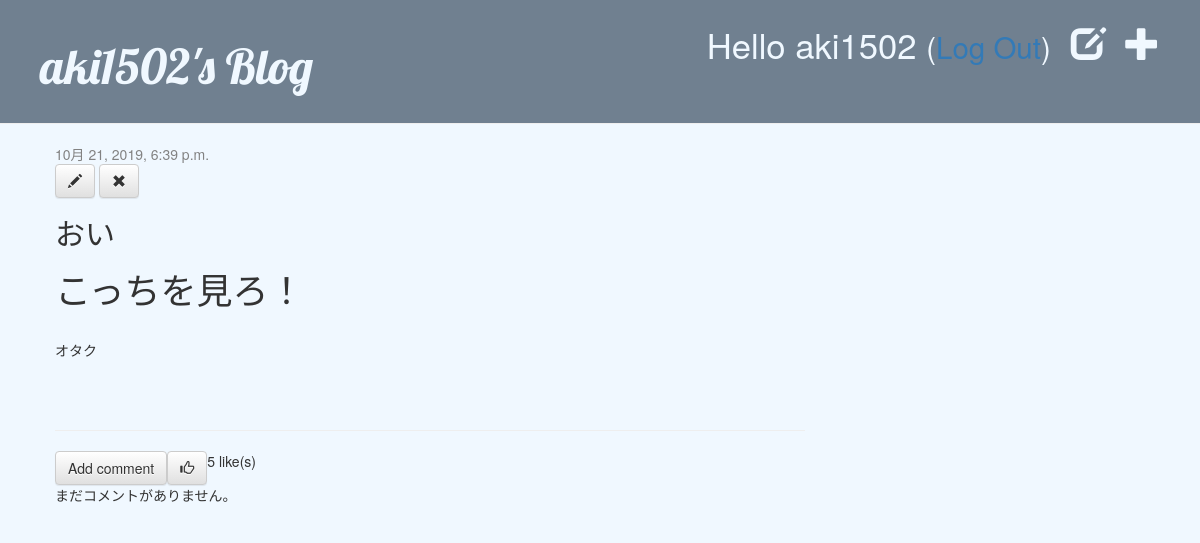
Page /post/7/ (signed in) on the committed database.
### blog/models.py (models this page shows, shortened)
class Post(models.Model):
    if False:
        comments = None
    author = models.ForeignKey(settings.AUTH_USER_MODEL, on_delete=models.CASCADE)
    title = models.CharField(max_length=200)
    text = models.TextField()
    created_date = models.DateTimeField(default=timezone.now)
    published_date = models.DateTimeField(blank=True, null=True)
    number_of_like = models.PositiveIntegerField(default=0)

### blog/views.py (the view)
# urls.py: path("post/<int:pk>/", views.post_detail, name="post_detail"),
def post_detail(request, pk):
    post = get_object_or_404(Post, pk=pk)
    return render(request, "blog/post_detail.html", {"post": post})

### blog/templates/blog/post_detail.html
{% extends 'blog/base.html' %}
{% block content %}
    <div class="post">
        {% if post.published_date %}
            <div class="date">
                {{ post.published_date }}
            </div>
        {% else %}
            <a class="btn btn-default" href="{% url 'post_publish' pk=post.pk %}">Publish</a>
        {% endif %}
        {% if user.is_authenticated %}
            <a class="btn btn-default" href="{% url 'post_edit' pk=post.pk %}"><span class="glyphicon glyphicon-pencil"></span></a>
            <a class="btn btn-default" href="{% url 'post_remove' pk=post.pk %}"><span class="glyphicon glyphicon-remove"></span></a>
        {% endif %}
        <h2>{{ post.title }}</h2>
        <p>{{ post.text|safe|linebreaksbr }}</p>
    </div>
    <hr>
    <div class="comment_and_like">
        <a class="btn btn-default" href="{% url 'add_comment_to_post' pk=post.pk %}">Add comment</a>
        <a class="btn btn-default" href="{% url 'post_like' pk=post.pk %}"><span class="glyphicon glyphicon-thumbs-up"></span></a>
        <p>{{ post.number_of_like }} like(s)</p>
    </div>
    {% for comment in post.comments.all %}
        {% if user.is_authenticated or comment.approved_comment %}
        <div class="comment">
            <div class="date">
                {{ comment.created_date }}
                {% if not comment.approved_comment %}
                    <a class="btn btn-default" href="{% url 'comment_remove' pk=comment.pk %}"><span class="glyphicon glyphicon-remove"></span></a>
                    <a class="btn btn-default" href="{% url 'comment_approve' pk=comment.pk %}"><span class="glyphicon glyphicon-ok"></span></a>
                {% endif %}
            </div>
            <strong>{{ comment.author }}</strong>
            <p>{{ comment.text|linebreaks }}</p>
        </div>
        {% endif %}
    {% empty %}
        <p>まだコメントがありません。</p>
    {% endfor %}
{% endblock content %}

### blog/templates/blog/base.html (shortened to what this page needs)
<!DOCTYPE html>
{% load static %}
<html>
    <head lang="ja">
        <link rel="stylesheet" href="//maxcdn.bootstrapcdn.com/bootstrap/3.2.0/css/bootstrap.min.css">
        <link rel="stylesheet" href="//maxcdn.bootstrapcdn.com/bootstrap/3.2.0/css/bootstrap-theme.min.css">
        <link rel="stylesheet" href="{% static "css/blog.css"%}">
    </head>
    <body>
        <div class="page-header">
            {% if user.is_authenticated %}
                <a href="{% url 'post_new' %}" class="top-menu"><span class="glyphicon glyphicon-plus"></span></a>
                <a href="{% url 'post_draft_list' %}" class="top-menu"><span class="glyphicon glyphicon-edit"></span></a>
                <p class="top-menu">Hello {{ user.username }} <small>(<a href="{% url 'logout' %}">Log Out</a>)</small></p>
            {% else %}
                <a href="{% url 'login' %}" class="top-menu"><span class="glyphicon glyphicon-lock"></span></a>
            {% endif %}
            <h1><a href="/">aki1502's Blog</a></h1>
        </div>
        <div class="content container">
            <div class="row">
                <div class="col-md-8">
                    {% block content %}
                    {% endblock content %}
                </div>
            </div>
        </div>
    </body>
</html>

### blog/static/css/blog.css (style rules this page uses)
body { background-color: aliceblue; }
.page-header { background-color: slategrey; margin-top: 0; padding: 20px 20px 20px 40px; }
.page-header h1, .page-header h1 a, .page-header h1 a:visited, .page-header h1 a:active { color: aliceblue; font-size: 36pt; text-decoration: none; }
.content { margin-left: 40px; }
h1, h2, h3, h4 { font-family: 'Lobster', cursive; }
.date { color: #828282; }
.top-menu, .top-menu:hover, .top-menu:visited { color: aliceblue; float: right; font-size: 26pt; margin-right: 20px; }
.post { margin-bottom: 70px; }
.comment_and_like { width: 100%; display: flex; }

### rows in the picture
Post: published_date "10月 21, 2019, 6:39 p.m.", title "おい", text "こっちを見ろ！ オタク", number_of_like "5"

### other values in the picture
{{ user.username }} "aki1502"
